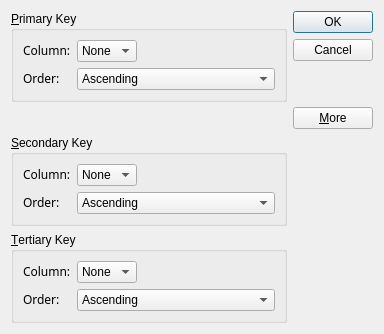
<?xml version="1.0" encoding="UTF-8"?>
<ui version="4.0">
 <class>SortDialog</class>
 <widget class="QDialog" name="SortDialog">
  <property name="geometry">
   <rect>
    <x>0</x>
    <y>0</y>
    <width>384</width>
    <height>334</height>
   </rect>
  </property>
  <property name="windowTitle">
   <string>Sort</string>
  </property>
  <layout class="QGridLayout">
   <item row="3" column="0">
    <widget class="QGroupBox" name="tertiaryGroupBox">
     <property name="title">
      <string>&amp;Tertiary Key</string>
     </property>
     <layout class="QGridLayout">
      <item row="1" column="1" colspan="2">
       <widget class="QComboBox" name="tertiaryOrderCombo">
        <item>
         <property name="text">
          <string>Ascending</string>
         </property>
        </item>
        <item>
         <property name="text">
          <string>Descending</string>
         </property>
        </item>
       </widget>
      </item>
      <item row="1" column="0">
       <widget class="QLabel" name="tertiaryOrderLabel">
        <property name="text">
         <string>&lt;html&gt;&lt;head&gt;&lt;meta name=&quot;qrichtext&quot; content=&quot;1&quot; /&gt;&lt;/head&gt;&lt;body style=&quot; white-space: pre-wrap; font-family:Sans Serif; font-weight:400; font-style:normal; text-decoration:none;&quot;&gt;&lt;p style=&quot; margin-top:0px; margin-bottom:0px; margin-left:0px; margin-right:0px; -qt-block-indent:0; text-indent:0px;&quot;&gt;Order:&lt;/p&gt;&lt;/body&gt;&lt;/html&gt;</string>
        </property>
       </widget>
      </item>
      <item row="0" column="0">
       <widget class="QLabel" name="tertiaryColumnLabel">
        <property name="text">
         <string>&lt;html&gt;&lt;head&gt;&lt;meta name=&quot;qrichtext&quot; content=&quot;1&quot; /&gt;&lt;/head&gt;&lt;body style=&quot; white-space: pre-wrap; font-family:Sans Serif; font-weight:400; font-style:normal; text-decoration:none;&quot;&gt;&lt;p style=&quot; margin-top:0px; margin-bottom:0px; margin-left:0px; margin-right:0px; -qt-block-indent:0; text-indent:0px;&quot;&gt;Column:&lt;/p&gt;&lt;/body&gt;&lt;/html&gt;</string>
        </property>
       </widget>
      </item>
      <item row="0" column="2">
       <spacer>
        <property name="orientation">
         <enum>Qt::Horizontal</enum>
        </property>
        <property name="sizeHint" stdset="0">
         <size>
          <width>31</width>
          <height>20</height>
         </size>
        </property>
       </spacer>
      </item>
      <item row="0" column="1">
       <widget class="QComboBox" name="tertiaryColumnCombo">
        <item>
         <property name="text">
          <string>None</string>
         </property>
        </item>
       </widget>
      </item>
     </layout>
    </widget>
   </item>
   <item row="2" column="0">
    <widget class="QGroupBox" name="secondaryGroupBox">
     <property name="title">
      <string>&amp;Secondary Key</string>
     </property>
     <layout class="QGridLayout">
      <item row="1" column="1" colspan="2">
       <widget class="QComboBox" name="secondaryOrderCombo">
        <item>
         <property name="text">
          <string>Ascending</string>
         </property>
        </item>
        <item>
         <property name="text">
          <string>Descending</string>
         </property>
        </item>
       </widget>
      </item>
      <item row="1" column="0">
       <widget class="QLabel" name="secondaryOrderLabel">
        <property name="text">
         <string>&lt;html&gt;&lt;head&gt;&lt;meta name=&quot;qrichtext&quot; content=&quot;1&quot; /&gt;&lt;/head&gt;&lt;body style=&quot; white-space: pre-wrap; font-family:Sans Serif; font-weight:400; font-style:normal; text-decoration:none;&quot;&gt;&lt;p style=&quot; margin-top:0px; margin-bottom:0px; margin-left:0px; margin-right:0px; -qt-block-indent:0; text-indent:0px;&quot;&gt;Order:&lt;/p&gt;&lt;/body&gt;&lt;/html&gt;</string>
        </property>
       </widget>
      </item>
      <item row="0" column="0">
       <widget class="QLabel" name="secondaryColumnLabel">
        <property name="text">
         <string>&lt;html&gt;&lt;head&gt;&lt;meta name=&quot;qrichtext&quot; content=&quot;1&quot; /&gt;&lt;/head&gt;&lt;body style=&quot; white-space: pre-wrap; font-family:Sans Serif; font-weight:400; font-style:normal; text-decoration:none;&quot;&gt;&lt;p style=&quot; margin-top:0px; margin-bottom:0px; margin-left:0px; margin-right:0px; -qt-block-indent:0; text-indent:0px;&quot;&gt;Column:&lt;/p&gt;&lt;/body&gt;&lt;/html&gt;</string>
        </property>
       </widget>
      </item>
      <item row="0" column="2">
       <spacer>
        <property name="orientation">
         <enum>Qt::Horizontal</enum>
        </property>
        <property name="sizeHint" stdset="0">
         <size>
          <width>31</width>
          <height>20</height>
         </size>
        </property>
       </spacer>
      </item>
      <item row="0" column="1">
       <widget class="QComboBox" name="secondaryColumnCombo">
        <item>
         <property name="text">
          <string>None</string>
         </property>
        </item>
       </widget>
      </item>
     </layout>
    </widget>
   </item>
   <item row="1" column="0">
    <spacer>
     <property name="orientation">
      <enum>Qt::Vertical</enum>
     </property>
     <property name="sizeType">
      <enum>QSizePolicy::Expanding</enum>
     </property>
     <property name="sizeHint" stdset="0">
      <size>
       <width>20</width>
       <height>0</height>
      </size>
     </property>
    </spacer>
   </item>
   <item row="0" column="0">
    <widget class="QGroupBox" name="primaryGroupBox">
     <property name="title">
      <string>&amp;Primary Key</string>
     </property>
     <layout class="QGridLayout">
      <item row="1" column="1" colspan="2">
       <widget class="QComboBox" name="primaryOrderCombo">
        <item>
         <property name="text">
          <string>Ascending</string>
         </property>
        </item>
        <item>
         <property name="text">
          <string>Descending</string>
         </property>
        </item>
       </widget>
      </item>
      <item row="1" column="0">
       <widget class="QLabel" name="primaryOrderLabel">
        <property name="text">
         <string>&lt;html&gt;&lt;head&gt;&lt;meta name=&quot;qrichtext&quot; content=&quot;1&quot; /&gt;&lt;/head&gt;&lt;body style=&quot; white-space: pre-wrap; font-family:Sans Serif; font-weight:400; font-style:normal; text-decoration:none;&quot;&gt;&lt;p style=&quot; margin-top:0px; margin-bottom:0px; margin-left:0px; margin-right:0px; -qt-block-indent:0; text-indent:0px;&quot;&gt;Order:&lt;/p&gt;&lt;/body&gt;&lt;/html&gt;</string>
        </property>
       </widget>
      </item>
      <item row="0" column="0">
       <widget class="QLabel" name="primaryColumnLabel">
        <property name="text">
         <string>&lt;html&gt;&lt;head&gt;&lt;meta name=&quot;qrichtext&quot; content=&quot;1&quot; /&gt;&lt;/head&gt;&lt;body style=&quot; white-space: pre-wrap; font-family:Sans Serif; font-weight:400; font-style:normal; text-decoration:none;&quot;&gt;&lt;p style=&quot; margin-top:0px; margin-bottom:0px; margin-left:0px; margin-right:0px; -qt-block-indent:0; text-indent:0px;&quot;&gt;Column:&lt;/p&gt;&lt;/body&gt;&lt;/html&gt;</string>
        </property>
       </widget>
      </item>
      <item row="0" column="2">
       <spacer>
        <property name="orientation">
         <enum>Qt::Horizontal</enum>
        </property>
        <property name="sizeHint" stdset="0">
         <size>
          <width>31</width>
          <height>20</height>
         </size>
        </property>
       </spacer>
      </item>
      <item row="0" column="1">
       <widget class="QComboBox" name="primaryColumnCombo">
        <item>
         <property name="text">
          <string>None</string>
         </property>
        </item>
       </widget>
      </item>
     </layout>
    </widget>
   </item>
   <item row="0" column="1" rowspan="2">
    <layout class="QVBoxLayout">
     <item>
      <widget class="QPushButton" name="okButton">
       <property name="text">
        <string>OK</string>
       </property>
       <property name="default">
        <bool>true</bool>
       </property>
      </widget>
     </item>
     <item>
      <widget class="QPushButton" name="cancelButton">
       <property name="text">
        <string>Cancel</string>
       </property>
      </widget>
     </item>
     <item>
      <spacer>
       <property name="orientation">
        <enum>Qt::Vertical</enum>
       </property>
       <property name="sizeHint" stdset="0">
        <size>
         <width>20</width>
         <height>0</height>
        </size>
       </property>
      </spacer>
     </item>
     <item>
      <widget class="QPushButton" name="moreButton">
       <property name="text">
        <string>&amp;More</string>
       </property>
       <property name="checkable">
        <bool>true</bool>
       </property>
      </widget>
     </item>
    </layout>
   </item>
  </layout>
 </widget>
 <tabstops>
  <tabstop>primaryColumnCombo</tabstop>
  <tabstop>primaryOrderCombo</tabstop>
  <tabstop>secondaryColumnCombo</tabstop>
  <tabstop>secondaryOrderCombo</tabstop>
  <tabstop>tertiaryColumnCombo</tabstop>
  <tabstop>tertiaryOrderCombo</tabstop>
  <tabstop>okButton</tabstop>
  <tabstop>cancelButton</tabstop>
  <tabstop>moreButton</tabstop>
 </tabstops>
 <resources/>
 <connections>
  <connection>
   <sender>moreButton</sender>
   <signal>toggled(bool)</signal>
   <receiver>secondaryGroupBox</receiver>
   <slot>setVisible(bool)</slot>
   <hints>
    <hint type="sourcelabel">
     <x>288</x>
     <y>141</y>
    </hint>
    <hint type="destinationlabel">
     <x>104</x>
     <y>166</y>
    </hint>
   </hints>
  </connection>
  <connection>
   <sender>moreButton</sender>
   <signal>toggled(bool)</signal>
   <receiver>tertiaryGroupBox</receiver>
   <slot>setVisible(bool)</slot>
   <hints>
    <hint type="sourcelabel">
     <x>240</x>
     <y>141</y>
    </hint>
    <hint type="destinationlabel">
     <x>170</x>
     <y>307</y>
    </hint>
   </hints>
  </connection>
  <connection>
   <sender>okButton</sender>
   <signal>clicked()</signal>
   <receiver>SortDialog</receiver>
   <slot>accept()</slot>
   <hints>
    <hint type="sourcelabel">
     <x>257</x>
     <y>25</y>
    </hint>
    <hint type="destinationlabel">
     <x>283</x>
     <y>268</y>
    </hint>
   </hints>
  </connection>
  <connection>
   <sender>cancelButton</sender>
   <signal>clicked()</signal>
   <receiver>SortDialog</receiver>
   <slot>reject()</slot>
   <hints>
    <hint type="sourcelabel">
     <x>225</x>
     <y>56</y>
    </hint>
    <hint type="destinationlabel">
     <x>264</x>
     <y>335</y>
    </hint>
   </hints>
  </connection>
 </connections>
</ui>
